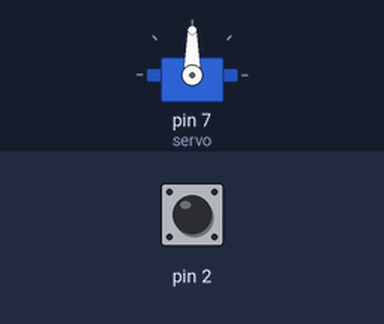
Bench run of a sketch on a simulated Arduino Uno, built with avr-gcc and run on an emulated ATmega328P. On the bench: servo. Inputs (shaded band) come from the test bench; at power-on: pin 2 HIGH.

Above: at 1.2 s.
1.3 s: pin 2 pulled LOW for 3.2 s
At 2.1 s:
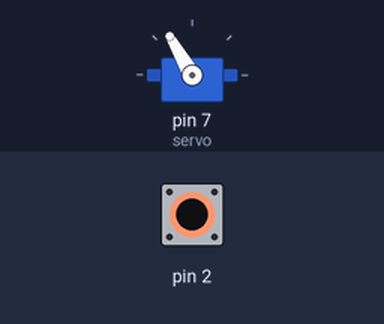
At 6.7 s:
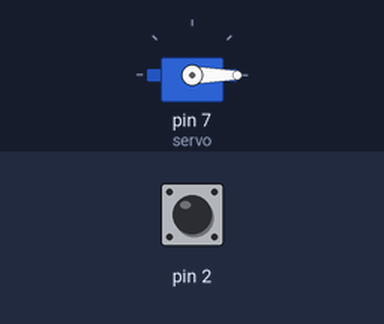
Timing chart, 0 to 8.2 s (numbered marks = the images above; inputs shaded):
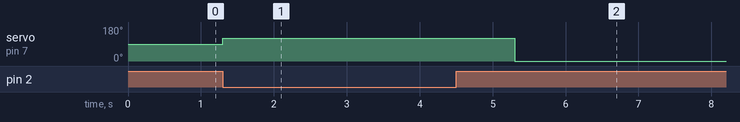

The sketch:

servo_with_buttom.ino
```cpp
#include<Servo.h>
Servo servo;
int value = 0;

void setup() {
  servo.attach(7); // 7번 핀 사용
  pinMode(2, 2);
}

void loop() {
  int pin2 = digitalRead(2);
  if (pin2 == 0) {
    servo.write(120);
    delay(1000);
    servo.write(0);
  } else {
  }
}
```

Measured:
- after the input at 1.3 s, servo on pin 7 (servo): 90° → 120° at once, → 0° 4.0 s later
